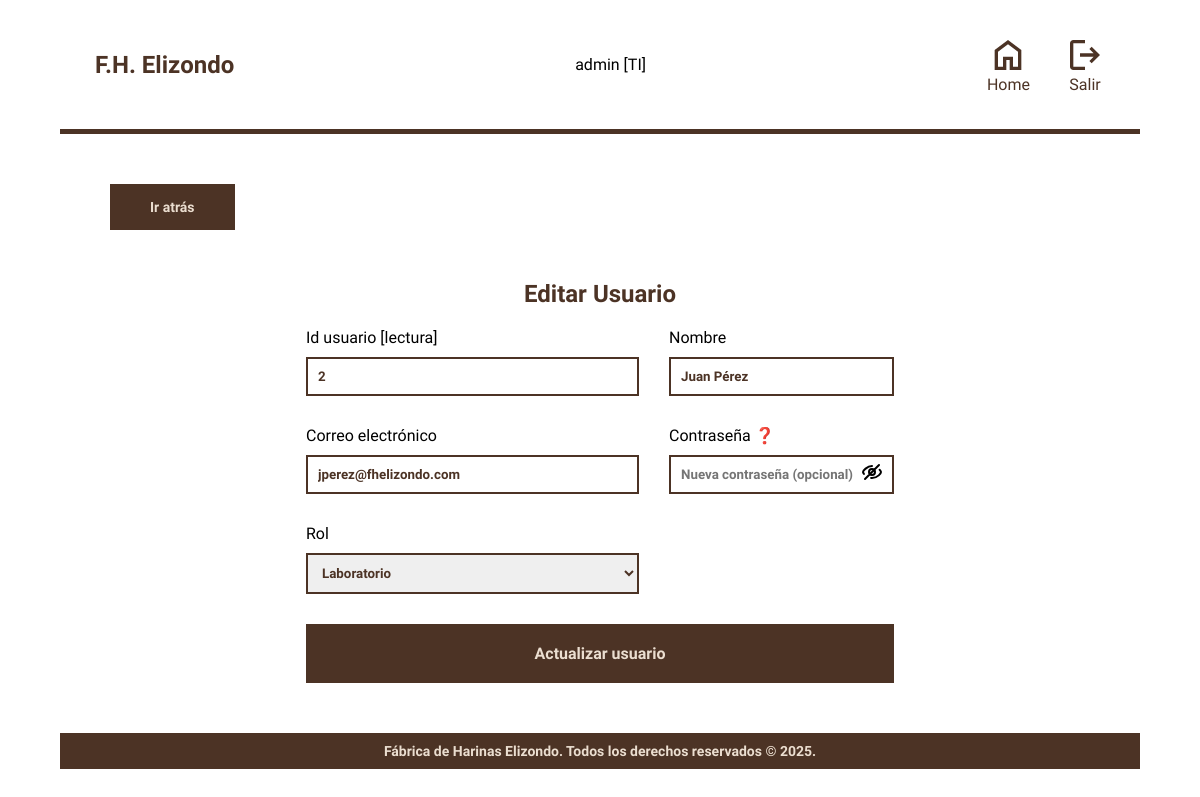
The app's page /modulos/usuariosform.php?id=2 (signed in), older data.
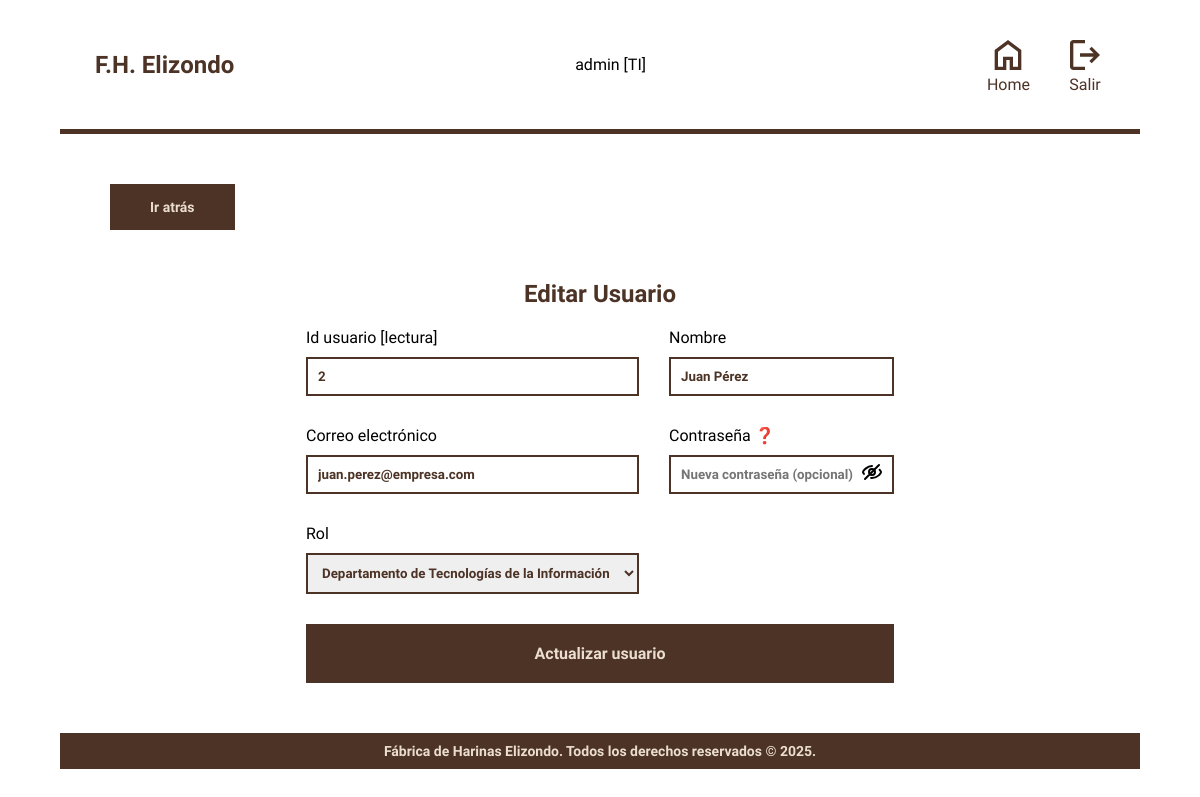
The same page, newer data.
### tables this page shows
CREATE TABLE Usuarios (
    id_usuario INT PRIMARY KEY AUTO_INCREMENT,
    nombre VARCHAR(100) NOT NULL,
    correo VARCHAR(100) UNIQUE NOT NULL,
    contrasena VARCHAR(255) NOT NULL,
    rol ENUM(
        'TI',
        'Gerencia de Control de Calidad',
        'Laboratorio',
        'Gerencia de Aseguramiento de Calidad',
        'Gerente de Planta',
        'Director de Operaciones'
    ) NOT NULL
);

### modulos/usuariosform.php (the view, shortened to what this page needs)
<?php
require '../config/conn.php';
$update = isset($_GET['id']);
$usuario = [
    'id_usuario' => '',
    'nombre' => '',
    'correo' => '',
    'rol' => ''
];
if ($update) {
    $stmt = $pdo->prepare("SELECT * FROM usuarios WHERE id_usuario = ?");
    $stmt->execute([$_GET['id']]);
    $usuario = $stmt->fetch();
}
?>
<!DOCTYPE html>
<html lang="en">
<head>
    <link rel="stylesheet" href="../styles.css">
    <link rel="stylesheet" href="../css/menu.css">
</head>
<body>
    <main class="contenedor hoja">
        <?php include '../includes/header.php'; ?>
        <div class="contenedor__modulo">
            <a href="usuarios.php" class="atras">Ir atrás</a>
            <h2 class="heading"><?php echo $update ? 'Editar' : 'Agregar'; ?> Usuario</h2>
            <form id="formUsuario"
                action="<?= $update ? '/fabrica-harinas/config/usuarios/updateUser.php' : '/fabrica-harinas/config/usuarios/createUser.php'; ?>"
                method="post" class="formulario">
                <?php if ($update): ?>
                    <div class="formulario__campo">
                        <label for="id" class="formulario__label">Id usuario [lectura]</label>
                        <input type="text" value="<?php echo htmlspecialchars($usuario['id_usuario']) ?>" name="id" id="id"
                            class="formulario__input" readonly>
                    </div>
                <?php endif; ?>
                <div class="formulario__campo">
                    <label for="nombre" class="formulario__label">Nombre</label>
                    <input type="text" name="name" value="<?php echo htmlspecialchars($usuario['nombre']) ?>" class="formulario__input">
                </div>
                <div class="formulario__campo">
                    <label for="email" class="formulario__label">Correo electrónico</label>
                    <input type="email" name="mail" value="<?php echo htmlspecialchars($usuario['correo']) ?>" class="formulario__input">
                </div>
                <div class="formulario__campo tooltip-container ">
                    <label for="password" class="formulario__label">Contraseña
                    <?php if ($update): ?>
                    <span onmouseenter="tooltip.style.display = 'block'"
                        onmouseleave="tooltip.style.display = 'none'"
                        style="cursor: help;">❓</span>
                        <?php endif; ?>
                    </label>
                    <input type="password" name="passwd" id="passwd" class="formulario__input"
                        placeholder="<?php echo $update ? 'Nueva contraseña (opcional)' : 'Contraseña'; ?>">
                    <button class="toggle-btn" id="viewPasswd" onclick="togglePassword()">
                    </button>
                </div>
                <div class="formulario__campo">
                    <label for="rol" class="formulario__label">Rol</label>
                    <select name="rol" id="rol" class="formulario__select">
                        <?php
                        $roles = [
                            "TI" => "Departamento de Tecnologías de la Información",
                            "Gerencia de Control de Calidad" => "Gerencia de Control de Calidad",
                            "Laboratorio" => "Laboratorio",
                            "Gerencia de Aseguramiento de Calidad" => "Gerencia de Aseguramiento de Calidad",
                            "Gerente de Planta" => "Gerente de Planta",
                            "Director de Operaciones" => "Director de Operaciones",
                        ];
                        foreach ($roles as $clave => $rol) {
                            echo '<option value="' . $clave . '"';
                            echo ($usuario['rol'] == $clave) ? ' selected' : '';
                            echo '>' . $rol . '</option>';
                        }
                        ?>
                    </select>
                </div>
                <button type="button" id="btnSubmit" class="formulario__submit">
                    <?php echo $update ? 'Actualizar usuario' : 'Agregar usuario'; ?>
                    </button>
            </form>
        </div>
        <?php include '../includes/footer.php'; ?>
    </main>
</body>
</html>

Row changes from the older to the newer data that the page shows:
changed usuarios "Juan Pérez": mail "jperez@fhelizondo.com" → "juan.perez@empresa.com"; rol "Laboratorio" → "Departamento de Tecnologías de la Información"
